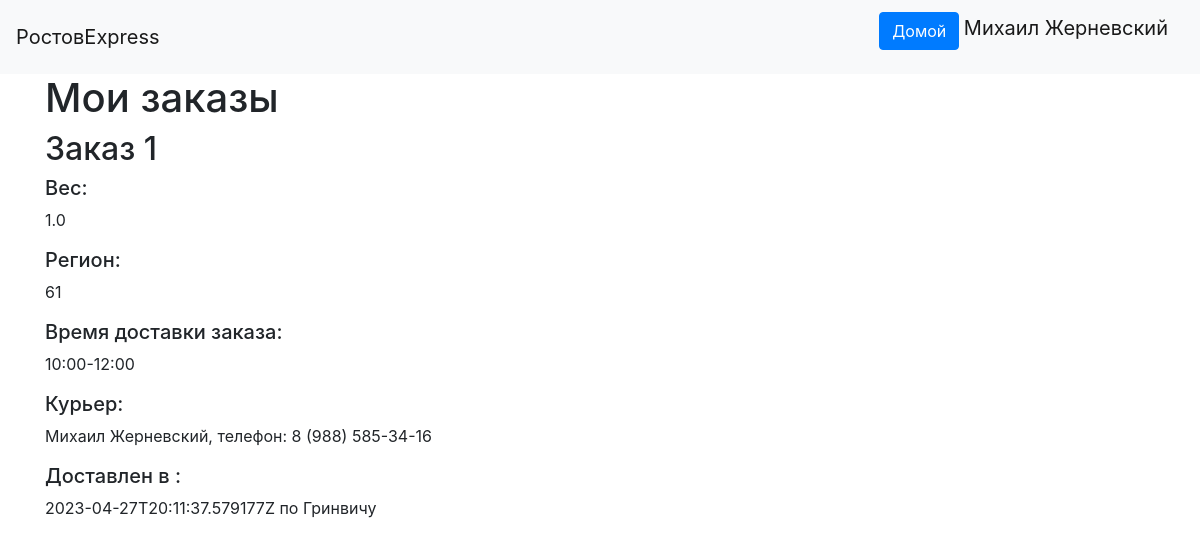
/users/get_orders (signed in), run on the app's committed database.
### data/users.py (models this page shows, shortened)
class User(SqlAlchemyBase, UserMixin):
    __tablename__ = 'users'
    id = sqlalchemy.Column(sqlalchemy.Integer,
                           primary_key=True, autoincrement=True)
    name = sqlalchemy.Column(sqlalchemy.String, nullable=True)
    about = sqlalchemy.Column(sqlalchemy.String, nullable=True)
    email = sqlalchemy.Column(sqlalchemy.String,
                              index=True, unique=True, nullable=True)
    phone_number = sqlalchemy.Column(sqlalchemy.String,
                              index=True, unique=True, nullable=True)
    hashed_password = sqlalchemy.Column(sqlalchemy.String, nullable=True)
    created_date = sqlalchemy.Column(sqlalchemy.DateTime,default=datetime.datetime.now)
    user_type = sqlalchemy.Column(sqlalchemy.Integer, nullable=True)
    c_id = sqlalchemy.Column(sqlalchemy.Integer, sqlalchemy.ForeignKey('couriers.id'), nullable=True)
    sqlalchemy.orm.relation('Courier')

### data/orders.py (models this page shows)
class Order(SqlAlchemyBase):
    __tablename__ = 'orders'
    id = sqlalchemy.Column(sqlalchemy.Integer, primary_key=True)
    weight = sqlalchemy.Column(sqlalchemy.Float, nullable=True)
    region = sqlalchemy.Column(sqlalchemy.Integer, nullable=True)
    orders_courier = sqlalchemy.Column(sqlalchemy.Integer, sqlalchemy.ForeignKey('couriers.id'))
    user_id = sqlalchemy.Column(sqlalchemy.Integer, sqlalchemy.ForeignKey("users.id"))
    complete_time = sqlalchemy.Column(sqlalchemy.String, nullable=True, default='')
    sqlalchemy.orm.relation('User')
    sqlalchemy.orm.relation('Courier')

### data/deliveryhours.py (models this page shows)
class DH(SqlAlchemyBase):
    __tablename__ = 'deliveryhours'
    id = sqlalchemy.Column(sqlalchemy.Integer, primary_key=True, autoincrement=True)
    order_id = sqlalchemy.Column(sqlalchemy.Integer, sqlalchemy.ForeignKey('orders.id'), nullable=True)
    hours = sqlalchemy.Column(sqlalchemy.String, nullable=True)
    sqlalchemy.orm.relation('Order')

### main.py (the view)
@app.route('/users/get_orders', methods=['POST', 'GET'])
@login_required
def get_user_orders():
    user_id = current_user.id
    db_sess = db_session.create_session()
    orders = db_sess.query(Order).filter(Order.user_id == user_id).all()
    delivery_hours = [db_sess.query(DH).filter(DH.order_id == order.id).all()[0] for order in orders]
    courier_names = []
    for order in orders:
        list_of_couriers = db_sess.query(User).filter(User.c_id == order.orders_courier).all()
        if list_of_couriers:
            courier_names.append(f"{list_of_couriers[0].name}, телефон: {list_of_couriers[0].phone_number}")
        else:
            courier_names.append("Пока что нет курьера")
    items = zip(orders, delivery_hours, courier_names)
    return render_template('existing_orders.html', title="Мои заказы", items=items)

### data/db_session.py (called while the page is built)
def create_session() -> Session:
    global __factory
    return __factory()

### main.py (called while the page is built)
@login_manager.user_loader
def load_user(user_id):
    db_sess = db_session.create_session()
    return db_sess.query(User).get(user_id)

### templates/existing_orders.html
{% extends "base.html" %}
{% block content %}
<h1>Мои заказы</h1>
{% for item in items %}
<div>
    <h2>Заказ {{item[0].id}}</h2>
    <h5>Вес: </h5><p> {{ item[0].weight }}</p>
    <h5>Регион: </h5><p> {{ item[0].region }}</p>
    <h5>Время доставки заказа: </h5><p>{{ item[1].hours }}</p>
    <h5>Курьер: </h5><p>{{ item[2] }}</p>
    {% if item[0].complete_time %}
    <h5>Доставлен в : </h5><p>{{ item[0].complete_time }} по Гринвичу</p>
    {% else %}
    <h5>Доставлен в : </h5><p>В пути</p>
    {% endif %}
</div>
{% endfor %}
{% endblock %}

### templates/base.html (shortened to what this page needs)
<!doctype html>
<html lang="en">
<head>
    <link rel="stylesheet"
          href="https://stackpath.bootstrapcdn.com/bootstrap/4.4.1/css/bootstrap.min.css"
>
</head>
<body>
<header>
    <nav class="navbar navbar-light bg-light">
        <a class="navbar-brand" href="#">РостовExpress</a>
        {% if current_user.is_authenticated %}
            <p>
                <a class="btn btn-primary " href="/">Домой</a>
                <a class="navbar-brand" href="/logout">{{ current_user.name }}</a>
            </p>
        {% else %}
            <p>
                <a class="btn btn-primary " href="/register">Зарегистрироваться</a>
                <a class="btn btn-success" href="/login">Войти</a>
            </p>
        {% endif %}
    </nav>
</header>
<main role="main" class="container">
    {% block content %}{% endblock %}
</main>
</body>
</html>

### data on the page
User: name "Михаил Жерневский"
Order: id "1", weight "1.0", region "61", hours "10:00-12:00", item "Михаил Жерневский, телефон: 8 (988) 585-34-16", complete_time "2023-04-27T20:11:37.579177Z"
